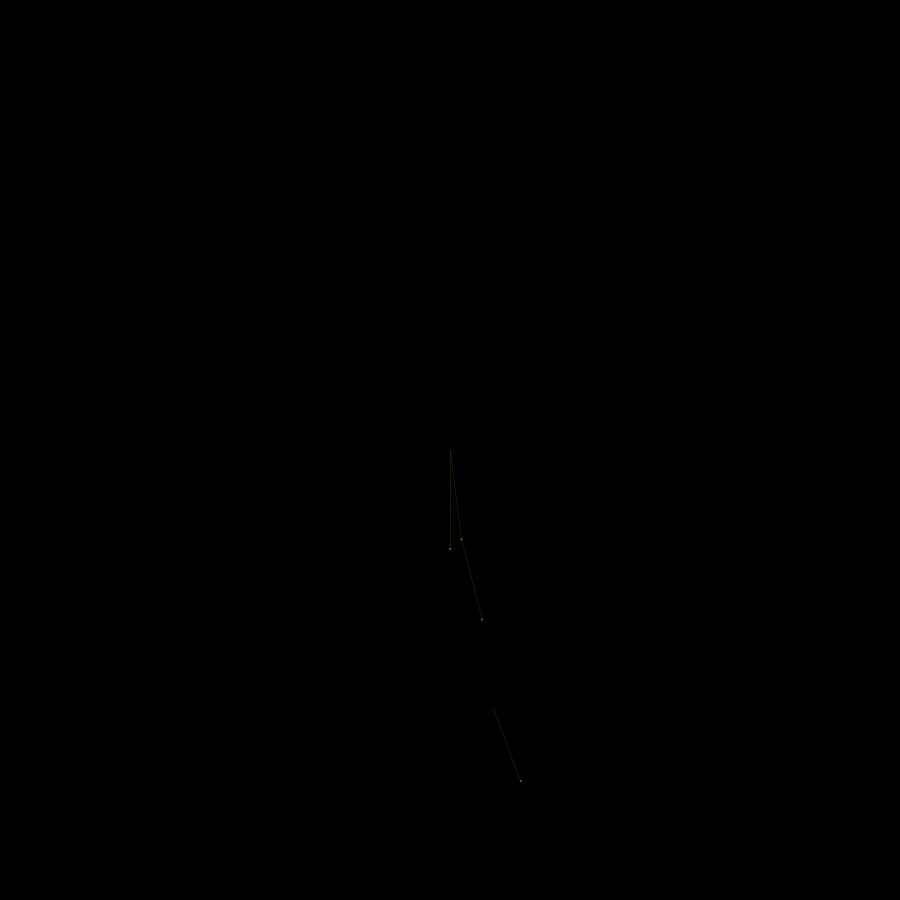
Frame 1 (no input)
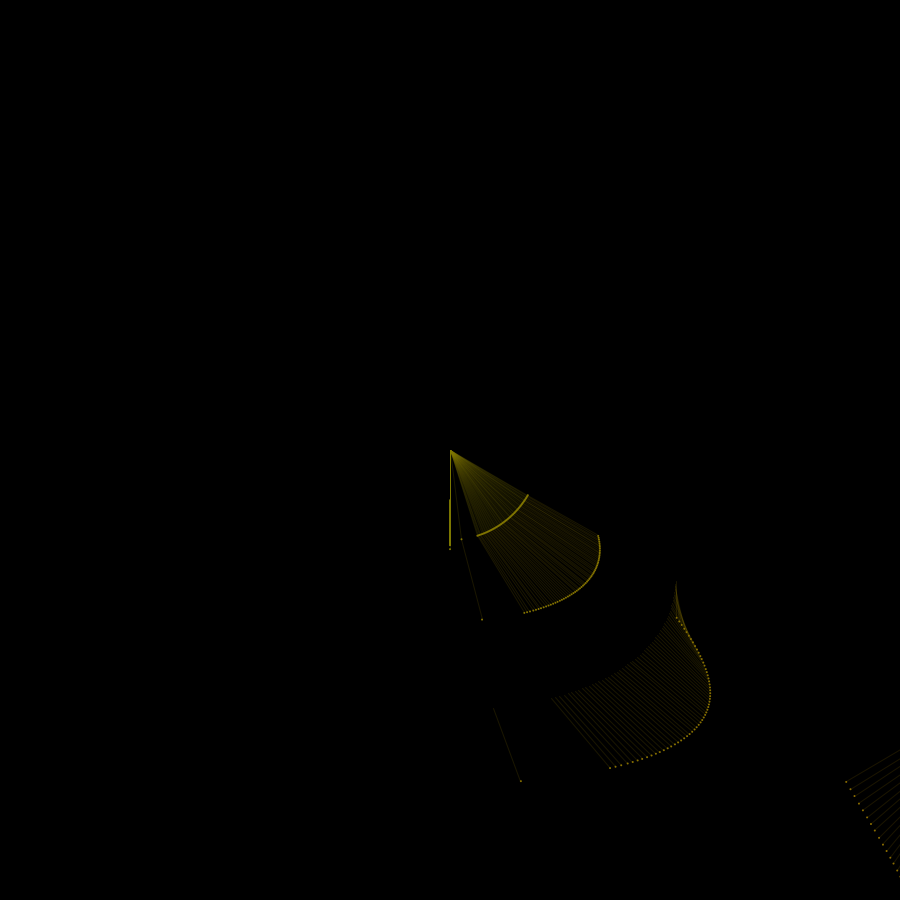
Frame 60 (the mouse pressed at the canvas centre just before this capture)
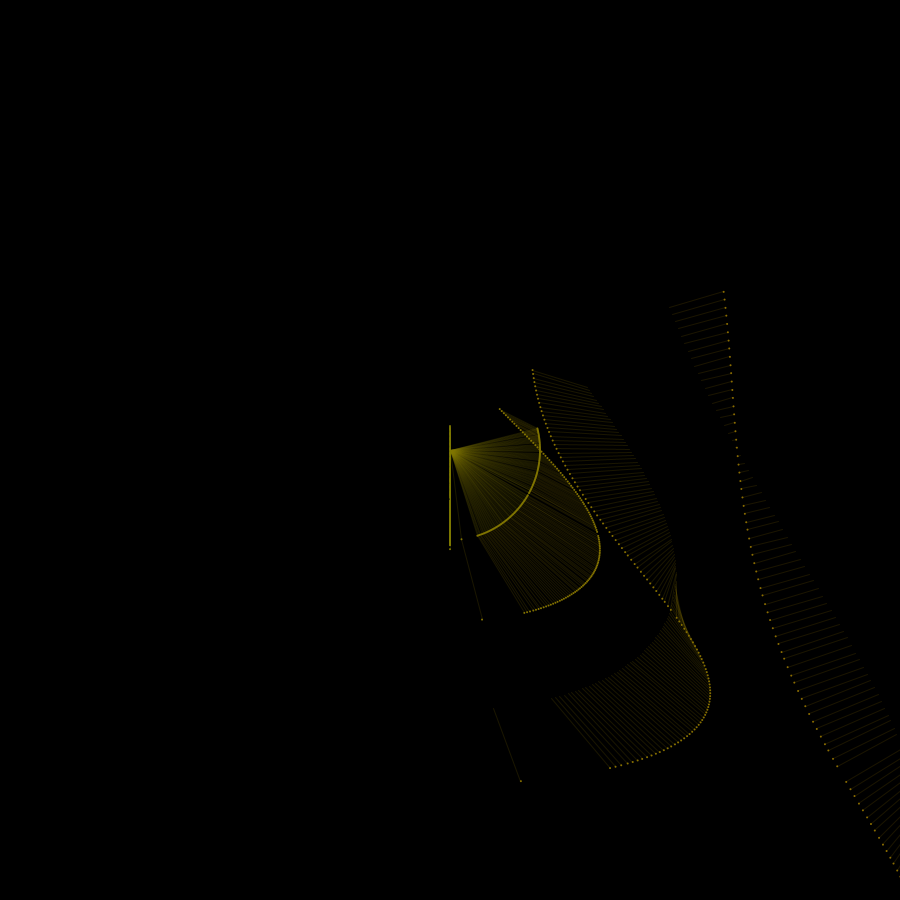
Frame 120 (the mouse held since frame 60 and released just before this capture)

The Processing sketch that drew these frames (run headless with seeded random() and noise(); from frame 60 on, the mouse is pressed at the canvas centre):

// Processing sketch: sketch_31_07_19
// ── sketch_31_07_19.pde
PVector point;

PVector points[] = new PVector[10];
PVector points2[] = new PVector[10];

color[] colors = new color[100];
void setup() {

  size(900, 900);
  point = new PVector(100, 100);
  for (int i = 0; i < points.length; i++) {
    points[i] = new PVector(random(-100, 100), random(-100, 100));
    points2[i] = new PVector(-points[i].x, -points[i].y);
  }
  float seed = random(1000);
  for (int i = 0; i < 100; i++) {
    colors[i] = color(noise(seed) *255, noise(seed*9333) *120, noise(seed*1435) *100);
    seed++;
  }
  //noStroke();
  stroke(255);
  background(0);
}

void draw() {

  //background(255);
  //fill(255,2);
  //rect(0,0,width,height);
  translate(width/2, height/2);

  color c = color(255);

  //PVector prevPoint = new PVector(0, 0);
  //PVector prevPoint2 = new PVector(0, 0);
  //float rad =100; 
  //for (int i = 0; i < points.length; i++) {

  //  float time = millis()*0.00003;
  //  //points[i].x = 100*i * sin(radians(720*noise(millis()*0.001+(1+i*32412))));
  //  //points[i].y = 100*i * cos(radians(720*noise(millis()*0.001+(1+i*32412))));
  //  //points[i].x = prevPoint.x+rad * sin(radians(noise(time)*720*(i+1)));
  //  //points[i].y = prevPoint.y+rad * cos(radians(noise(time)*720*(i+1)));
  //  points2[i] = new PVector(-points[i].x, -points[i].y);

  //  points[i].x = prevPoint.x+rad * sin(radians(time*163 * i));
  //  points[i].y = prevPoint.y+rad * cos(radians(time*720));
  //  time *= 0.1;
  //  points2[i].x = prevPoint.x+rad * sin(radians(time*720 * i));
  //  points2[i].y = prevPoint.y+rad * cos(radians(time*720));


  //  line(prevPoint.x, prevPoint.y, points[i].x, points[i].y);
  //  //line(prevPoint2.x, prevPoint2.y, points2[i].x, points2[i].y);
  //  ellipse(points[i].x, points[i].y, 2, 2);
  //  //ellipse(points2[i].x, points2[i].y, 2, 2);
  //  prevPoint = points[i];
  //  prevPoint2 = points2[i];
  //  rad*=0.9;
  //}
rune(millis(), 0.0006, 72, 72, 40);
  //      //println(closestPoint);

  fill(colors[7]);
}

void rune(float time, float speed, float xMod, float yMod, int nodes) {

  PVector point =  new PVector(0, 0);
  
  PVector prevPoint = new PVector(0, 0);

  float rad =100; 
  time *= speed;
  for (int i = 0; i < nodes; i++) {
    point.x = prevPoint.x+rad * sin(radians(time*xMod * i));
    point.y = prevPoint.y+rad * cos(radians(time*yMod));
     
     println("prev :" +prevPoint + " cur :" + point);
     stroke(map(i, 0, nodes, 125,255),120-map(i, 0, nodes, 0,120),0,50);
    line(prevPoint.x, prevPoint.y, point.x, point.y);
    fill(map(i, 0, nodes, 125,255),120-map(i, 0, nodes, 0,120),0);
    noStroke();
    ellipse(point.x, point.y, 2, 2);
    //ellipse(points2[i].x, points2[i].y, 2, 2);
    if(i > 0){
    prevPoint.add(point);
    }
 
    rad*=0.9;
  }
}
